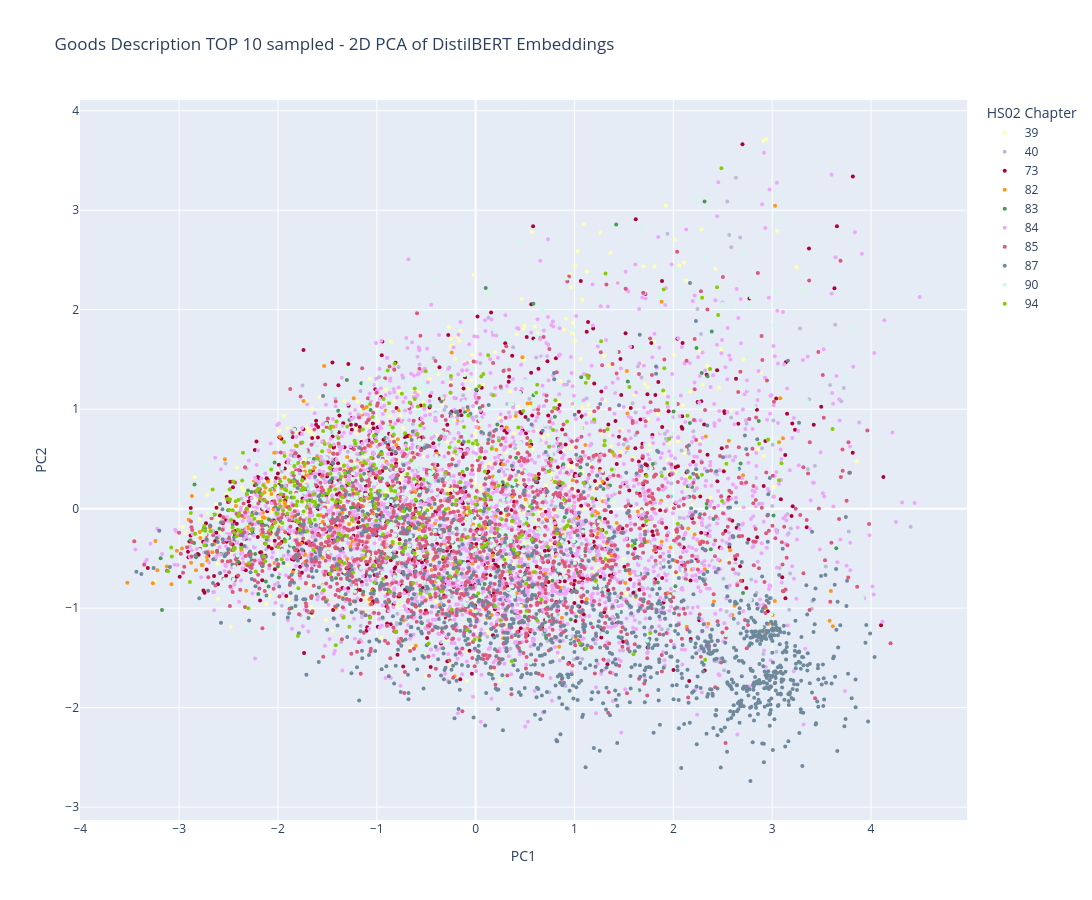

The notebook cell this image was saved under:
### Markdown cell above
Viz embeddings with PCA

### Code cell
title = "Goods Description TOP 10 sampled - 2D PCA of DistilBERT Embeddings"
legend_title="HS02 Chapter"
html_output_file="emb_goods_desc_pca_top10_2d.html"

topN_labels = hs02_freq.head(10).index.to_list()

fig_pca_2d, _, pca_desc_2d = pca_viz_embs(
    embeds, labels,
    n_componets=2,
    title=title,
    legend_title=legend_title,
    html_output_file=html_output_file,
    filter_labels=topN_labels,
    label2color=colors_all
)

fig_pca_2d.show()

### Figure 1 — Plotly figure (JSON) as saved in the notebook; plotly's stock layout.template omitted (floating-point values rounded to 4 significant figures; data arrays with more than 128 entries replaced by an {"elided": "..."} marker saying what was removed)
{"data": [{"hoverinfo": "text", "hovertext": {"elided": "572 str values"}, "marker": {"color": "rgb(255,255,179)", "size": 4}, "mode": "markers", "name": "39", "type": "scatter", "x": {"elided": "572 float values"}, "y": {"elided": "572 float values"}}, {"hoverinfo": "text", "hovertext": {"elided": "376 str values"}, "marker": {"color": "rgb(190,186,218)", "size": 4}, "mode": "markers", "name": "40", "type": "scatter", "x": {"elided": "376 float values"}, "y": {"elided": "376 float values"}}, {"hoverinfo": "text", "hovertext": {"elided": "774 str values"}, "marker": {"color": "#AF0038", "size": 4}, "mode": "markers", "name": "73", "type": "scatter", "x": {"elided": "774 float values"}, "y": {"elided": "774 float values"}}, {"hoverinfo": "text", "hovertext": {"elided": "398 str values"}, "marker": {"color": "#FF9616", "size": 4}, "mode": "markers", "name": "82", "type": "scatter", "x": {"elided": "398 float values"}, "y": {"elided": "398 float values"}}, {"hoverinfo": "text", "hovertext": {"elided": "222 str values"}, "marker": {"color": "#479B55", "size": 4}, "mode": "markers", "name": "83", "type": "scatter", "x": {"elided": "222 float values"}, "y": {"elided": "222 float values"}}, {"hoverinfo": "text", "hovertext": {"elided": "2614 str values"}, "marker": {"color": "#EEA6FB", "size": 4}, "mode": "markers", "name": "84", "type": "scatter", "x": {"elided": "2614 float values"}, "y": {"elided": "2614 float values"}}, {"hoverinfo": "text", "hovertext": {"elided": "1715 str values"}, "marker": {"color": "#DC587D", "size": 4}, "mode": "markers", "name": "85", "type": "scatter", "x": {"elided": "1715 float values"}, "y": {"elided": "1715 float values"}}, {"hoverinfo": "text", "hovertext": {"elided": "1450 str values"}, "marker": {"color": "#6E899C", "size": 4}, "mode": "markers", "name": "87", "type": "scatter", "x": {"elided": "1450 float values"}, "y": {"elided": "1450 float values"}}, {"hoverinfo": "text", "hovertext": {"elided": "572 str values"}, "marker": {"color": "#C9FBE5", "size": 4}, "mode": "markers", "name": "90", "type": "scatter", "x": {"elided": "572 float values"}, "y": {"elided": "572 float values"}}, {"hoverinfo": "text", "hovertext": {"elided": "394 str values"}, "marker": {"color": "#86CE00", "size": 4}, "mode": "markers", "name": "94", "type": "scatter", "x": {"elided": "394 float values"}, "y": {"elided": "394 float values"}}], "layout": {"height": 900, "legend": {"title": {"text": "HS02 Chapter"}}, "title": {"text": "Goods Description TOP 10 sampled - 2D PCA of DistilBERT Embeddings"}, "width": 1200, "xaxis": {"title": {"text": "PC1"}}, "yaxis": {"title": {"text": "PC2"}}}}
